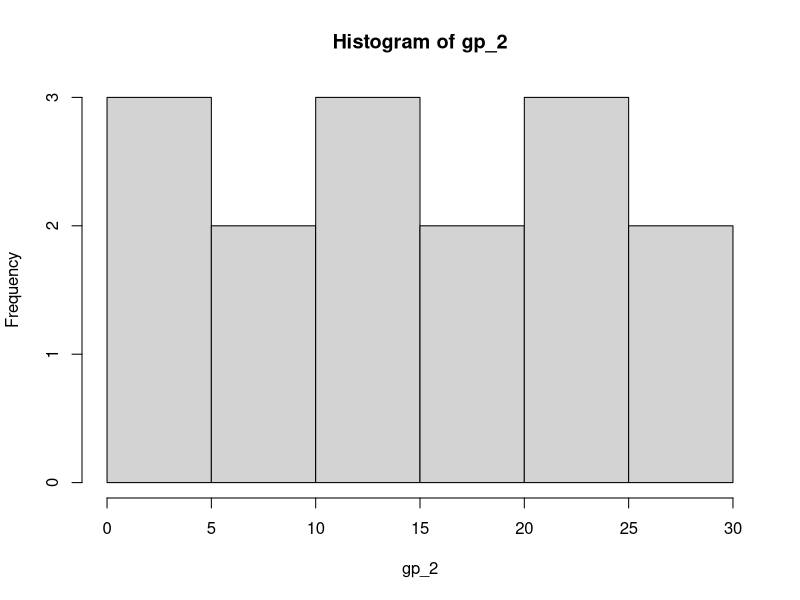
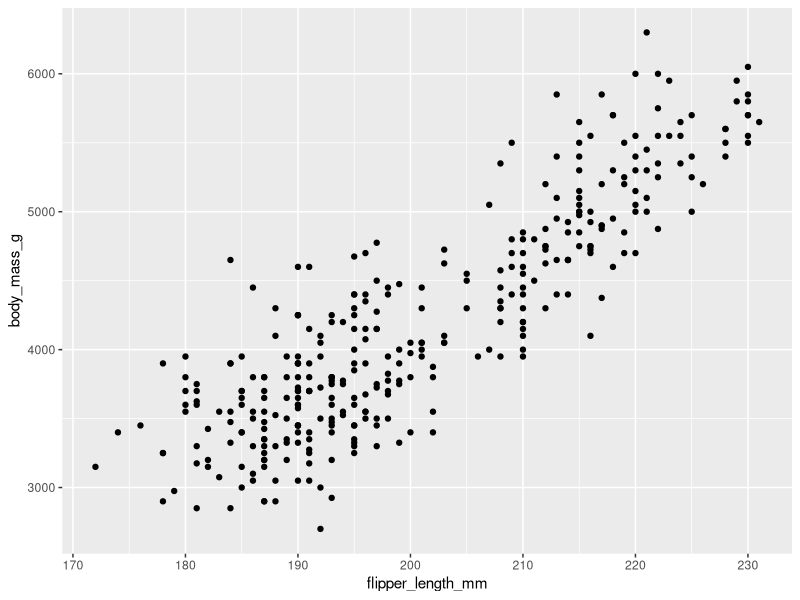
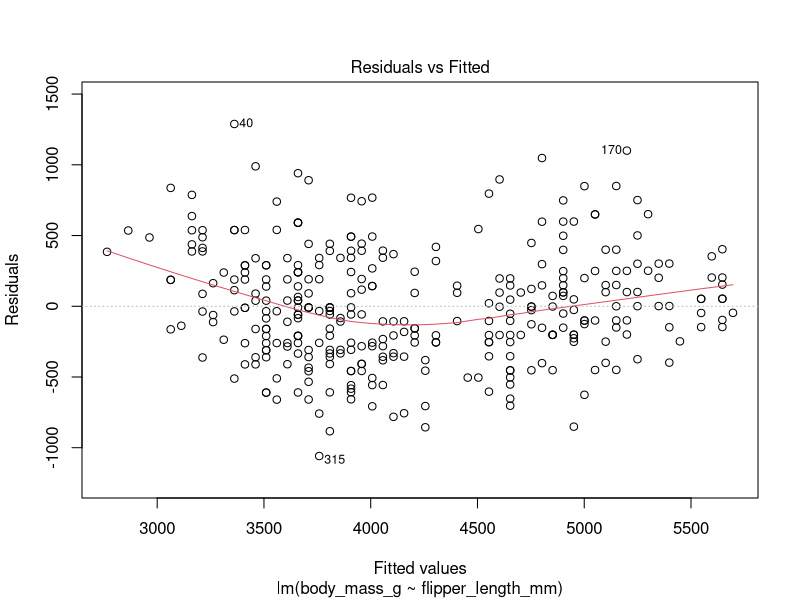
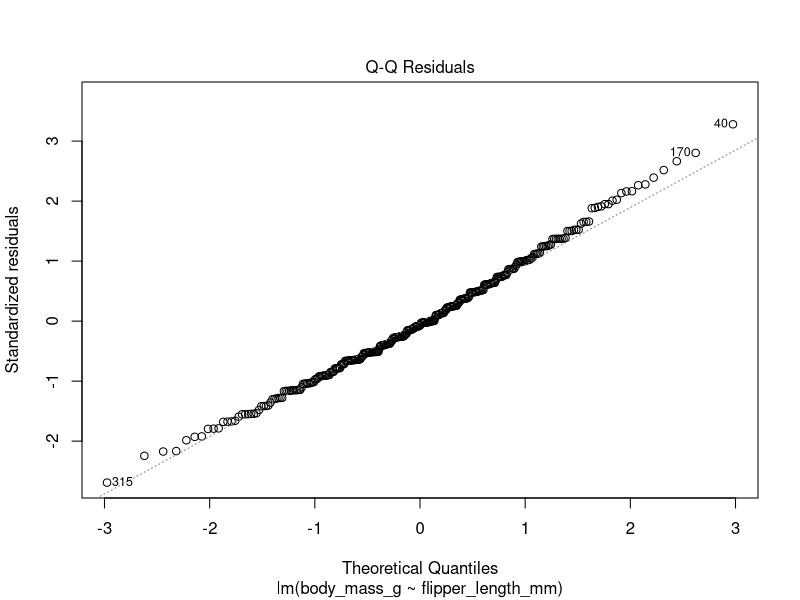
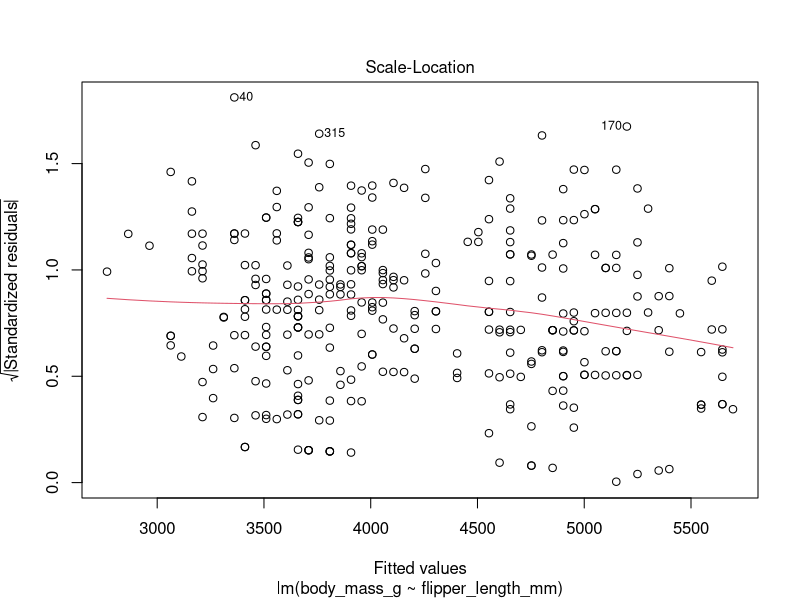
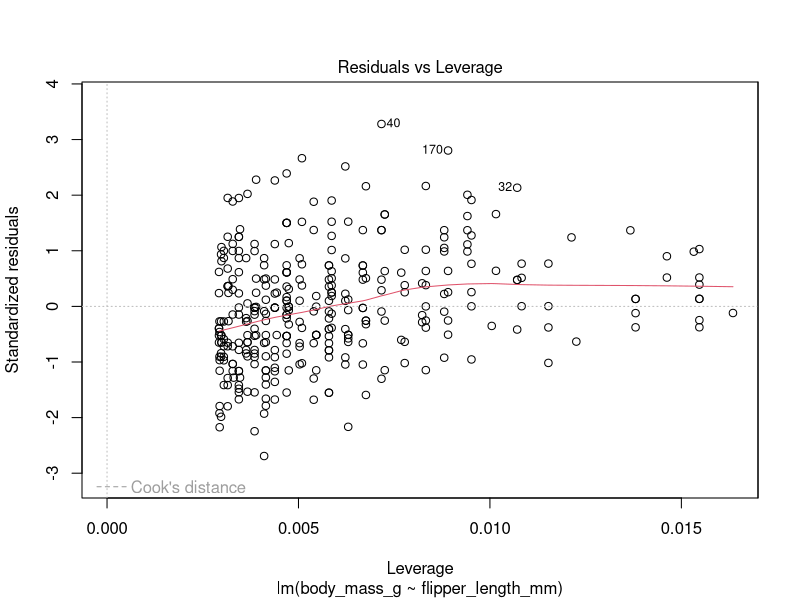
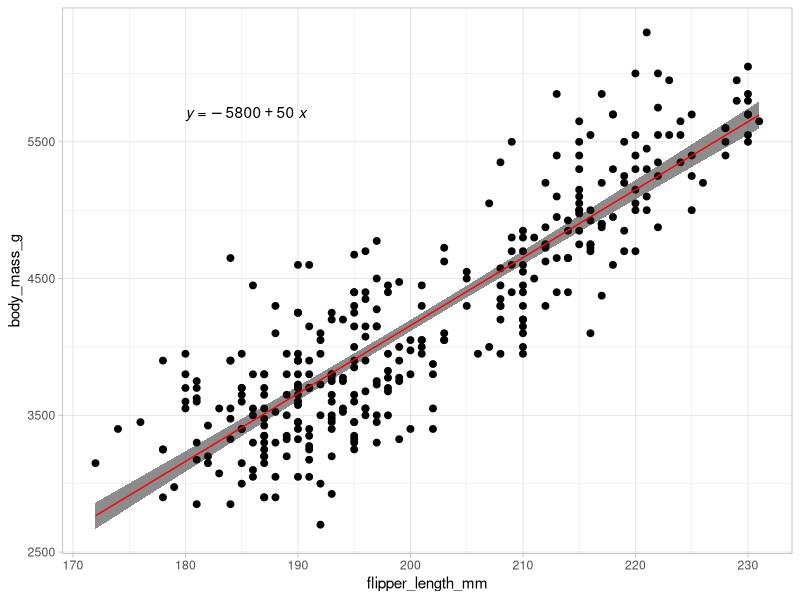

Reproduce these figures in R, in order.
## ---- chunk 1
knitr::opts_chunk$set(echo = TRUE)
library(tidyverse)
library(palmerpenguins)
library(ggpubr)
library(broom)
## ---- chunk 2
set.seed(1414)
gp_1 <- sample.int(20, size=15, replace=TRUE)

set.seed(1424)
gp_2 <- sample.int(30, size=15, replace=TRUE)

hist(gp_2)
## ---- chunk 3
my_mwu <- wilcox.test(gp_1, gp_2)
## ---- chunk 4
ggplot(data=penguins, aes(x=flipper_length_mm, y=body_mass_g))+
  geom_point()
## ---- chunk 5
penguin_lm <- lm(body_mass_g ~ flipper_length_mm, data=penguins)
summary(penguin_lm)
## ---- chunk 6
penguin_lm_tidy <- broom::tidy(penguin_lm) #tidy, dataframe output

#get intercept
penguin_int <- penguin_lm_tidy$estimate[1]

#get flipper length coefficient
penguin_coef <- penguin_lm_tidy$estimate[2]

#metrics at a glance
penguin_lm_out <- broom::glance(penguin_lm)
penguin_lm_out
## ---- chunk 7
plot(penguin_lm)
## ---- chunk 8
ggplot(data=penguins, aes(x=flipper_length_mm, y=body_mass_g))+
  geom_point(size=2)+
  geom_smooth(method="lm",
              color="red",
              size=0.5,
              fill="gray10",
              alpha=0.5)+
  theme_light()+
  ggpubr::stat_regline_equation(label.x=180, label.y=5700)
## ---- chunk 9
penguins_cor <- cor.test(penguins$flipper_length_mm, penguins$body_mass_g)
penguins_cor
